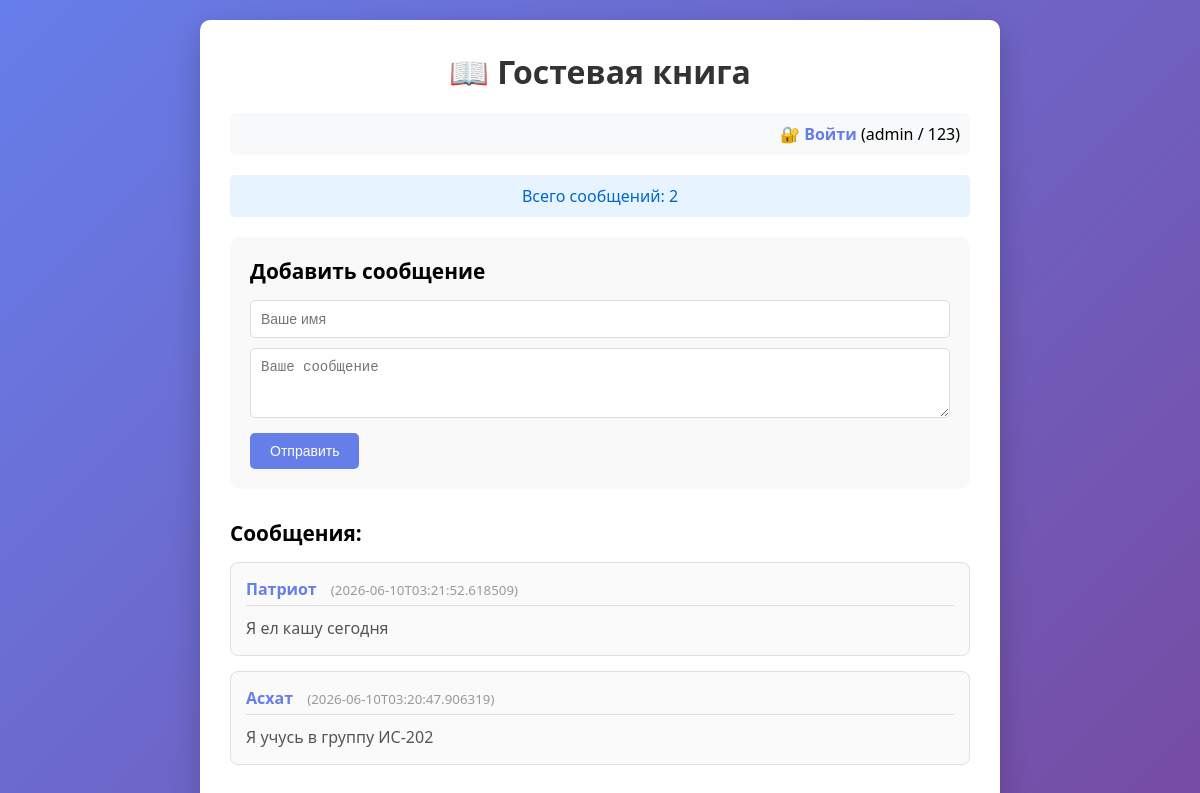
Before: / with the older database file.
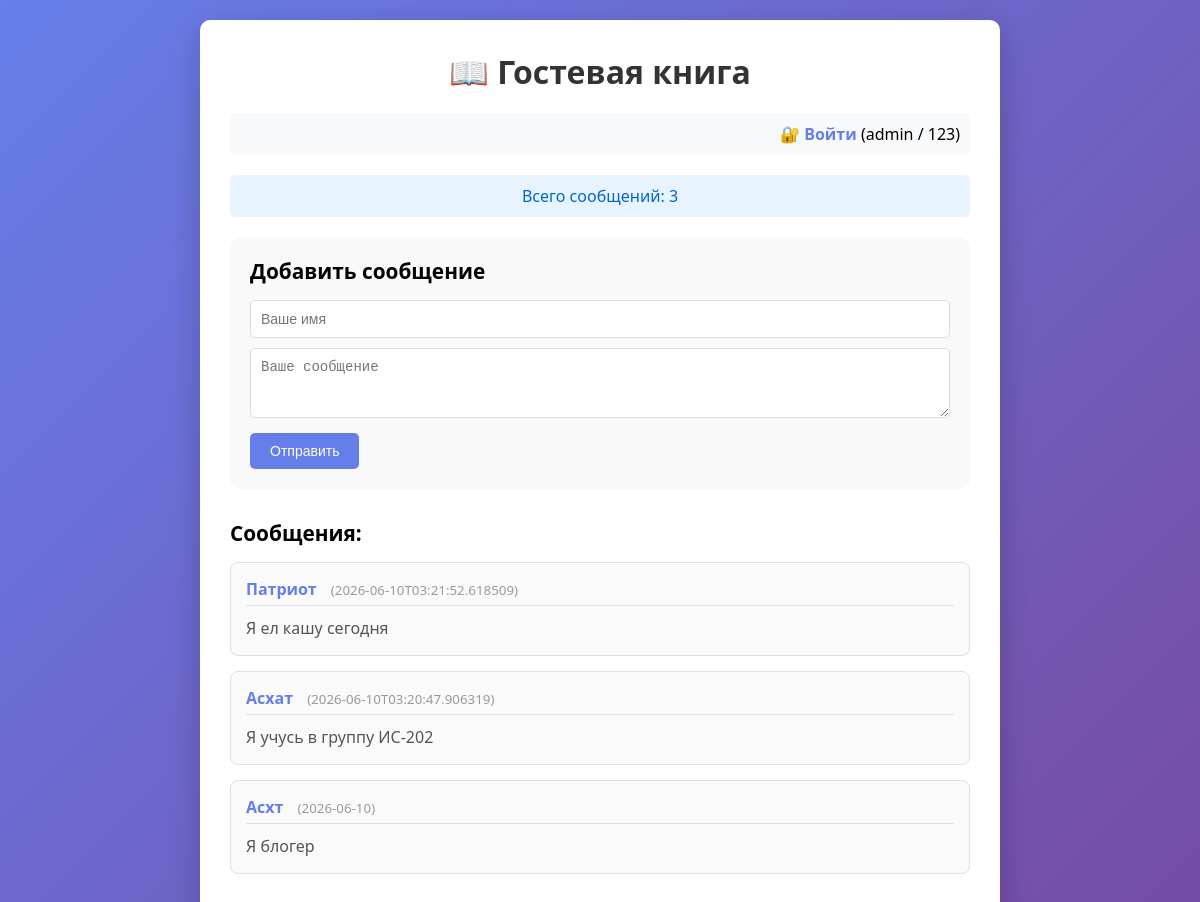
After: the same page with the newer database file.
### tables this page shows
CREATE TABLE messages (
            id INTEGER PRIMARY KEY AUTOINCREMENT,
            name TEXT NOT NULL,
            message TEXT NOT NULL,
            created_at TEXT NOT NULL
        );

### app.py (the view)
@app.route('/')
def index():
    messages = get_all_messages()
    total_count = get_message_count()
    return render_template(
        'index.html',
        messages=messages,
        total_count=total_count,
        logged_in=session.get('logged_in', False),
        username=session.get('username')
    )

### database.py (called while the page is built)
def get_db_connection():
    conn = sqlite3.connect(DATABASE)
    conn.row_factory = sqlite3.Row
    return conn

def get_all_messages():
    conn = get_db_connection()
    messages = conn.execute(
        'SELECT * FROM messages ORDER BY created_at DESC'
    ).fetchall()
    conn.close()
    return messages

def get_message_count():
    conn = get_db_connection()
    count = conn.execute('SELECT COUNT(*) FROM messages').fetchone()[0]
    conn.close()
    return count

### templates/index.html (shortened to what this page needs)
<!DOCTYPE html>
<html>
<head>
    <link rel="stylesheet" href="{{ url_for('static', filename='style.css') }}">
</head>
<body>
    <div class="container">
        <h1>📖 Гостевая книга</h1>
        <div class="auth-links">
            {% if logged_in %}
                Вы вошли как <strong>{{ username }}</strong> |
                <a href="/logout">🚪 Выйти</a>
            {% else %}
                <a href="/login">🔐 Войти</a> (admin / 123)
            {% endif %}
        </div>
        <div class="stats">
            Всего сообщений: {{ total_count }}
        </div>
        <div class="add-message">
            <h2>Добавить сообщение</h2>
            <form method="POST" action="/add">
                <input type="text" name="name" placeholder="Ваше имя" required>
                <textarea name="message" placeholder="Ваше сообщение" rows="3" required></textarea>
                <button type="submit">Отправить</button>
            </form>
        </div>
        <div class="messages">
            <h2>Сообщения:</h2>
            {% for msg in messages %}
                <div class="message">
                    <div class="message-header">
                        <strong>{{ msg.name }}</strong>
                        <small>({{ msg.created_at }})</small>
                    </div>
                    <p>{{ msg.message }}</p>
                </div>
            {% else %}
                <p>Пока нет сообщений. Будьте первым!</p>
            {% endfor %}
        </div>
    </div>
</body>
</html>

### static/style.css (style rules this page uses)
* { margin: 0; padding: 0; box-sizing: border-box; }
body { font-family: 'Segoe UI', Tahoma, Geneva, Verdana, sans-serif; background: linear-gradient(135deg, #667eea 0%, #764ba2 100%); min-height: 100vh; padding: 20px; }
.container { max-width: 800px; margin: 0 auto; background: white; border-radius: 10px; padding: 30px; box-shadow: 0 10px 30px rgba(0,0,0,0.2); }
h1 { color: #333; margin-bottom: 20px; text-align: center; }
.auth-links { text-align: right; margin-bottom: 20px; padding: 10px; background: #f8f9fa; border-radius: 5px; }
.auth-links a { color: #667eea; text-decoration: none; font-weight: bold; }
.stats { background: #e7f3ff; padding: 10px; border-radius: 5px; margin-bottom: 20px; text-align: center; color: #0066cc; }
.add-message { background: #f9f9f9; padding: 20px; border-radius: 10px; margin-bottom: 30px; }
.add-message h2 { margin-bottom: 15px; font-size: 1.3em; }
input[type="text"], textarea { width: 100%; padding: 10px; margin-bottom: 10px; border: 1px solid #ddd; border-radius: 5px; font-size: 14px; }
button { background: #667eea; color: white; border: none; padding: 10px 20px; border-radius: 5px; cursor: pointer; font-size: 14px; }
.messages h2 { margin-bottom: 15px; font-size: 1.3em; }
.message { border: 1px solid #e0e0e0; padding: 15px; margin-bottom: 15px; border-radius: 8px; background: #fafafa; }
.message-header { margin-bottom: 10px; padding-bottom: 5px; border-bottom: 1px solid #e0e0e0; }
.message-header strong { color: #667eea; }
.message-header small { color: #999; margin-left: 10px; }
.message p { color: #555; line-height: 1.5; }

Changed rows visible on the page:
added messages: name "Асхт", created_at "2026-06-10", message "Я блогер"
Other visible differences:
{{ total_count }}: "2" → "3"
